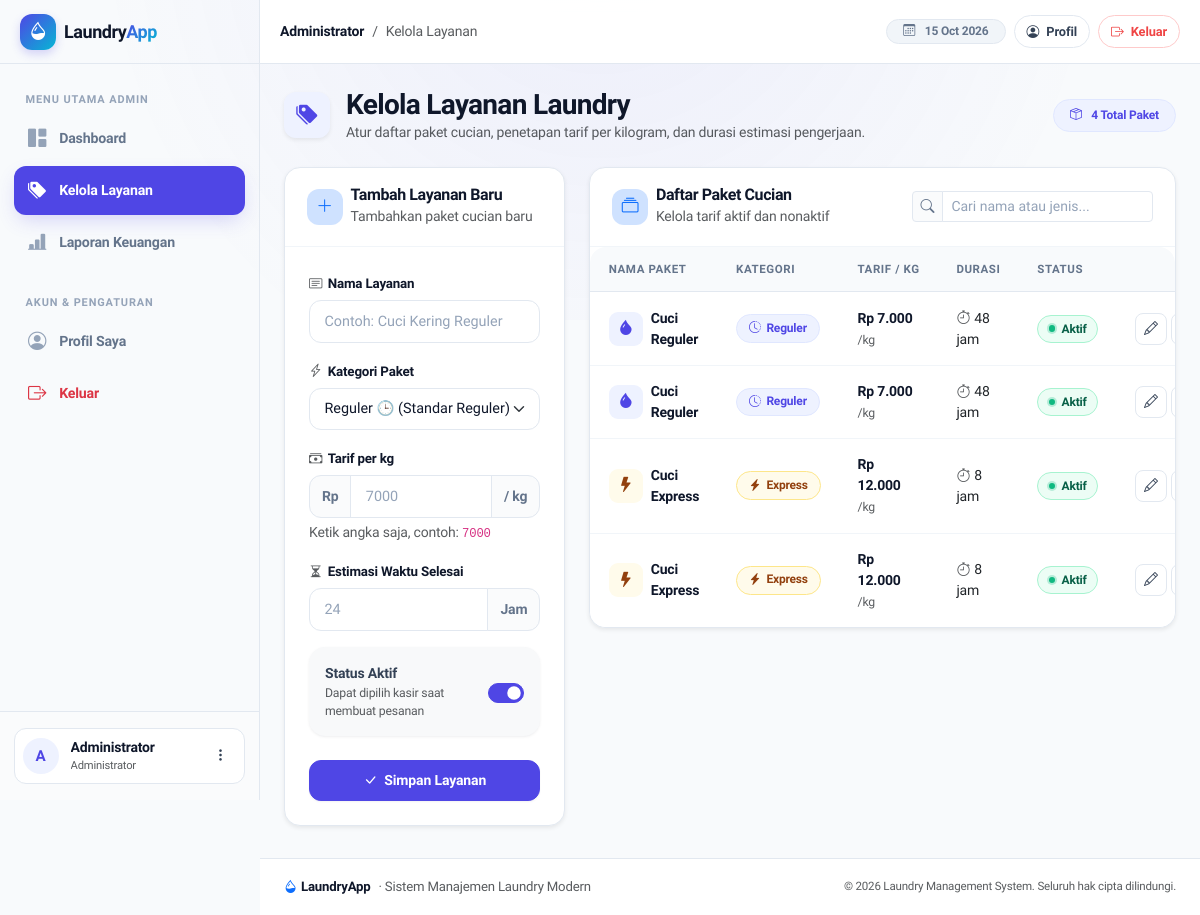
/admin/layanan.php (signed in), run on the app's committed database.
### tables this page shows
CREATE TABLE layanan (
    id INT UNSIGNED AUTO_INCREMENT PRIMARY KEY,
    nama VARCHAR(80) NOT NULL,
    jenis ENUM('Reguler', 'Express') NOT NULL,
    harga_per_kg DECIMAL(12,2) NOT NULL,
    durasi_jam SMALLINT UNSIGNED NOT NULL,
    aktif TINYINT(1) NOT NULL DEFAULT 1,
    dibuat_pada TIMESTAMP NOT NULL DEFAULT CURRENT_TIMESTAMP
);

### admin/layanan.php (the view, shortened to what this page needs)
<?php
require_once __DIR__ . '/../config/helpers.php';
$pdo = getPDO();
$priceError = false;
$editing = null;
$formValues = [
    'id' => '',
    'nama' => '',
    'jenis' => 'Reguler',
    'harga_per_kg' => '',
    'durasi_jam' => '',
    'aktif' => 1,
];
$services = $pdo->query('SELECT * FROM layanan ORDER BY aktif DESC, jenis, nama')->fetchAll();
?>
<div class="d-flex flex-column flex-md-row justify-content-between align-items-md-center gap-3 mb-4">
    <div class="d-flex align-items-center gap-3">
        <div class="stat-icon indigo shadow-sm">
            <i class="bi bi-tags-fill"></i>
        </div>
        <div>
            <h1 class="h3 mb-0 fw-bold text-heading">Kelola Layanan Laundry</h1>
            <p class="text-muted mb-0 small">Atur daftar paket cucian, penetapan tarif per kilogram, dan durasi estimasi pengerjaan.</p>
        </div>
    </div>
    <div>
        <span class="badge-soft badge-soft-primary px-3 py-2">
            <i class="bi bi-box-seam me-1"></i> <?= count($services) ?> Total Paket
        </span>
    </div>
</div>
<div class="row g-4">
    <div class="col-lg-4">
        <div class="card shadow-sm sticky-top" style="top: 80px;">
            <div class="card-header-clean">
                <div class="d-flex align-items-center gap-2">
                    <div class="icon-box <?= $editing ? 'bg-warning-subtle text-warning' : 'bg-primary-subtle text-primary' ?>">
                        <i class="bi <?= $editing ? 'bi-pencil-square' : 'bi-plus-lg' ?>"></i>
                    </div>
                    <div>
                        <h2 class="h6 fw-bold mb-0"><?= $editing ? 'Edit Layanan' : 'Tambah Layanan Baru' ?></h2>
                        <small class="text-muted"><?= $editing ? 'Perbarui data paket yang dipilih' : 'Tambahkan paket cucian baru' ?></small>
                    </div>
                </div>
            </div>
            <div class="card-body p-4">
                <form method="post">
                    <div class="mb-3">
                        <label class="form-label" for="nama">
                            <i class="bi bi-card-text text-muted"></i> Nama Layanan
                        </label>
                        <input class="form-control" id="nama" name="nama" placeholder="Contoh: Cuci Kering Reguler" value="<?= e($formValues['nama']) ?>" required autofocus>
                    </div>
                    <div class="mb-3">
                        <label class="form-label" for="jenis">
                            <i class="bi bi-lightning-charge text-muted"></i> Kategori Paket
                        </label>
                        <select class="form-select" id="jenis" name="jenis" required>
                            <?php foreach (['Reguler', 'Express'] as $type): ?>
                                <option value="<?= e($type) ?>" <?= $formValues['jenis'] === $type ? 'selected' : '' ?>>
                                    <?= e($type) ?> <?= $type === 'Express' ? '⚡ (Prioritas Kilat)' : '🕒 (Standar Reguler)' ?>
                                </option>
                            <?php endforeach; ?>
                        </select>
                    </div>
                    <div class="mb-3">
                        <label class="form-label" for="harga_per_kg">
                            <i class="bi bi-cash-stack text-muted"></i> Tarif per kg
                        </label>
                        <div class="input-group">
                            <span class="input-group-text">Rp</span>
                            <input class="form-control <?= $priceError ? 'is-invalid' : '' ?>" type="number" id="harga_per_kg" name="harga_per_kg" min="1" step="100" placeholder="7000" value="<?= e($formValues['harga_per_kg']) ?>" required>
                            <span class="input-group-text">/ kg</span>
                        </div>
                        <div class="form-text small text-muted">Ketik angka saja, contoh: <code>7000</code></div>
                    </div>
                    <div class="mb-3">
                        <label class="form-label" for="durasi_jam">
                            <i class="bi bi-hourglass-split text-muted"></i> Estimasi Waktu Selesai
                        </label>
                        <div class="input-group">
                            <input class="form-control" type="number" id="durasi_jam" name="durasi_jam" min="1" placeholder="24" value="<?= e($formValues['durasi_jam']) ?>" required>
                            <span class="input-group-text">Jam</span>
                        </div>
                    </div>
                    <div class="card p-3 bg-light border-0 mb-4">
                        <div class="form-check form-switch m-0 d-flex align-items-center justify-content-between ps-0">
                            <label class="form-check-label fw-semibold" for="aktif">
                                Status Aktif
                                <div class="text-muted small fw-normal">Dapat dipilih kasir saat membuat pesanan</div>
                            </label>
                            <input class="form-check-input ms-2" type="checkbox" role="switch" id="aktif" name="aktif" <?= !empty($formValues['aktif']) ? 'checked' : '' ?>>
                        </div>
                    </div>
                    <div class="d-grid gap-2">
                        <button class="btn btn-primary" type="submit">
                            <i class="bi bi-check-lg"></i> <?= $editing ? 'Perbarui Layanan' : 'Simpan Layanan' ?>
                        </button>
                    </div>
                </form>
            </div>
        </div>
    </div>
    <div class="col-lg-8">
        <div class="card shadow-sm">
            <div class="card-header-clean flex-wrap gap-2">
                <div class="d-flex align-items-center gap-2">
                    <div class="icon-box bg-primary-subtle text-primary">
                        <i class="bi bi-collection"></i>
                    </div>
                    <div>
                        <h2 class="h6 fw-bold mb-0">Daftar Paket Cucian</h2>
                        <small class="text-muted">Kelola tarif aktif dan nonaktif</small>
                    </div>
                </div>
                <div style="min-width: 220px;">
                    <div class="input-group input-group-sm">
                        <span class="input-group-text"><i class="bi bi-search"></i></span>
                        <input type="text" class="form-control" placeholder="Cari nama atau jenis..." data-table-search="#servicesTable">
                    </div>
                </div>
            </div>
            <div class="table-responsive">
                <table class="table table-hover align-middle mb-0" id="servicesTable">
                    <thead>
                        <tr>
                            <th>Nama Paket</th>
                            <th>Kategori</th>
                            <th>Tarif / kg</th>
                            <th>Durasi</th>
                            <th>Status</th>
                            <th class="text-end">Aksi</th>
                        </tr>
                    </thead>
                    <tbody>
                    <?php foreach ($services as $service): ?>
                        <tr>
                            <td>
                                <div class="d-flex align-items-center gap-2">
                                    <div class="stat-icon <?= $service['jenis'] === 'Express' ? 'amber' : 'indigo' ?>" style="width: 34px; height: 34px; font-size: 0.95rem; border-radius: 9px;">
                                        <i class="bi <?= $service['jenis'] === 'Express' ? 'bi-lightning-fill' : 'bi-droplet-fill' ?>"></i>
                                    </div>
                                    <div>
                                        <span class="fw-bold text-heading d-block"><?= e($service['nama']) ?></span>
                                    </div>
                                </div>
                            </td>
                            <td>
                                <?php if ($service['jenis'] === 'Express'): ?>
                                    <span class="badge-soft badge-soft-warning"><i class="bi bi-lightning-charge-fill"></i> Express</span>
                                <?php else: ?>
                                    <span class="badge-soft badge-soft-primary"><i class="bi bi-clock-history"></i> Reguler</span>
                                <?php endif; ?>
                            </td>
                            <td>
                                <span class="fw-bold text-heading"><?= e(rupiah($service['harga_per_kg'])) ?></span>
                                <span class="text-muted small">/kg</span>
                            </td>
                            <td>
                                <span class="text-body"><i class="bi bi-stopwatch text-muted me-1"></i><?= e($service['durasi_jam']) ?> jam</span>
                            </td>
                            <td>
                                <?php if ($service['aktif']): ?>
                                    <span class="status-pill active"><span class="status-dot"></span> Aktif</span>
                                <?php else: ?>
                                    <span class="status-pill inactive"><span class="status-dot"></span> Nonaktif</span>
                                <?php endif; ?>
                            </td>
                            <td class="text-end text-nowrap">
                                <div class="d-inline-flex gap-1">
                                    <a class="btn-action" href="<?= e(app_url('admin/layanan.php?edit=' . $service['id'])) ?>" title="Edit Layanan">
                                        <i class="bi bi-pencil"></i>
                                    </a>
                                    <form class="d-inline" method="post" onsubmit="return confirm('Hapus layanan <?= e(addslashes($service['nama'])) ?>?')">
                                        <button class="btn-action btn-action-danger" type="submit" title="Hapus Layanan">
                                        </button>
                                    </form>
                                </div>
                            </td>
                        </tr>
                    <?php endforeach; ?>
                    </tbody>
                </table>
            </div>
        </div>
    </div>
</div>

### data on the page
layanan: nama "Cuci Reguler", jenis "Reguler" (drawn), harga_per_kg "Rp 7.000", durasi_jam "48", aktif 1 (drawn)
layanan: nama "Cuci Reguler", jenis "Reguler" (drawn), harga_per_kg "Rp 7.000", durasi_jam "48", aktif 1 (drawn)
layanan: nama "Cuci Express", jenis "Express" (drawn), harga_per_kg "Rp 12.000", durasi_jam "8", aktif 1 (drawn)
layanan: nama "Cuci Express", jenis "Express" (drawn), harga_per_kg "Rp 12.000", durasi_jam "8", aktif 1 (drawn)

### other printed values
$menus[$role]['group'] "MENU UTAMA ADMIN"
$label "Dashboard"
$label "Kelola Layanan"
$label "Laporan Keuangan"
substr($user['nama'], 0, 1) "A"
$user['nama'] "Administrator"
role_label($role) "Administrator"
$title "Kelola Layanan"
count($services) "4"
form field jenis "Reguler 🕒 (Standar Reguler)"
